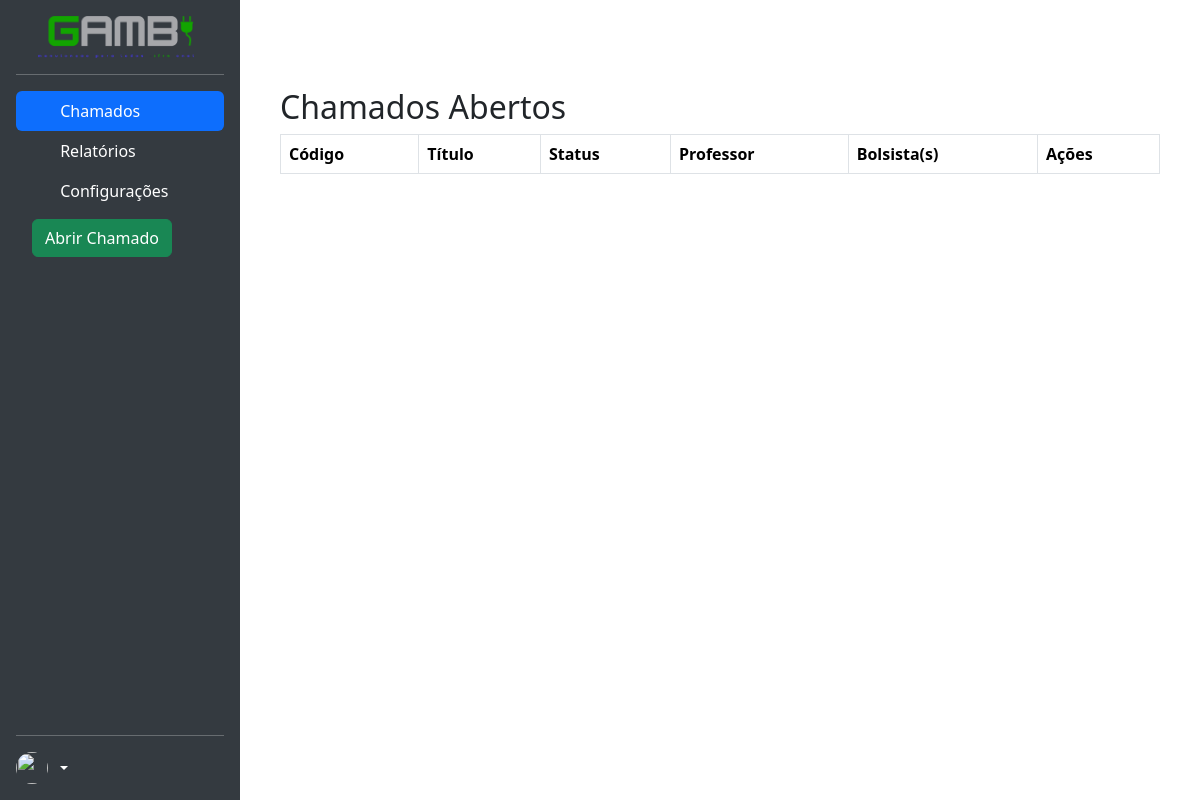
Page /dashboard/ on the earlier database version.
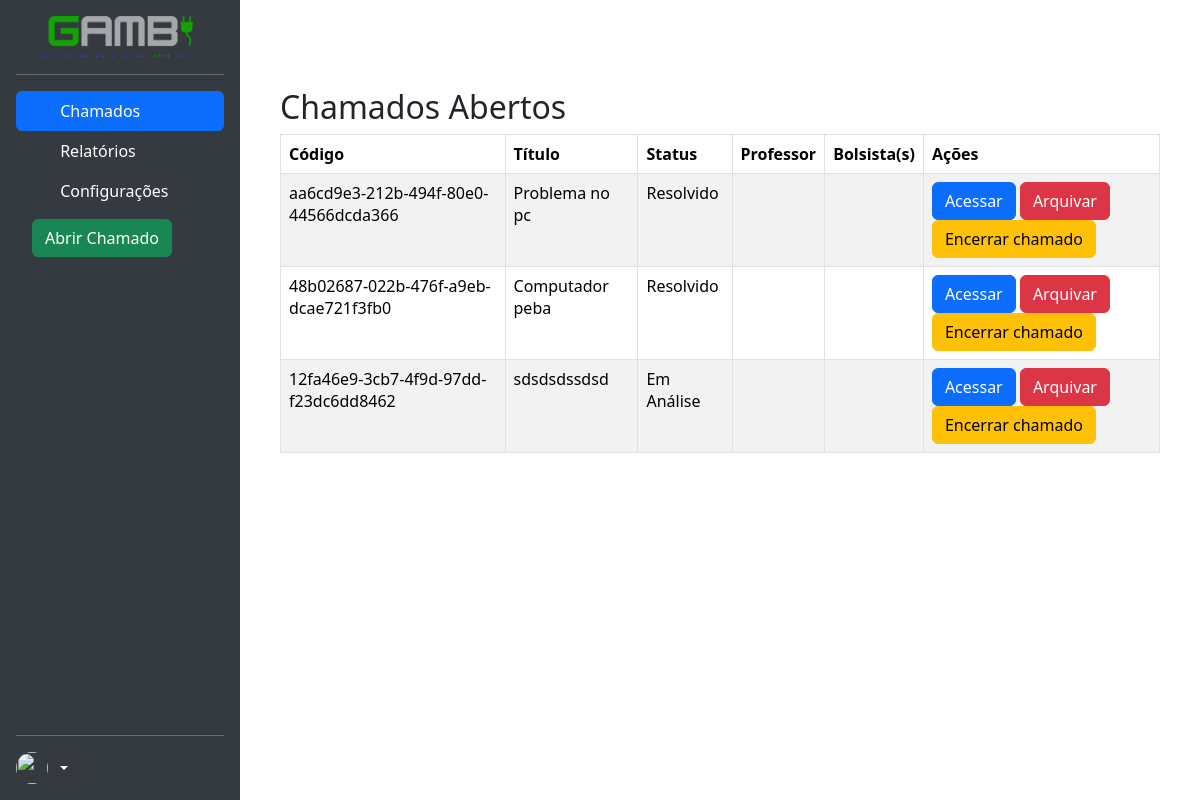
Same page on the later database version.
### gambiarra/models.py (models this page shows)
class Chamado(models.Model):
    titulo = models.CharField(max_length=50, default="")
    descricao = models.TextField(max_length=240, default="")
    code = models.UUIDField(default=uuid.uuid4)
    professor = models.ForeignKey(User, on_delete=models.CASCADE, related_name='chamados_professor', null=True)
    bolsistas = models.ManyToManyField(Bolsista)
    status = models.CharField(max_length=30, choices=STATUS_CHOICES, default="1")
    item = models.OneToOneField('Item', on_delete=models.CASCADE, null=True)
    cliente = models.ForeignKey(User, on_delete=models.CASCADE, related_name='chamados_cliente', null=True, blank=True)

### gambiarra/views.py (the view)
# urls.py: path('', views.DashboardView.as_view(), name='dashboard'),
class DashboardView(View):
    def get(self, request, *args, **kwargs):
        chamados = Chamado.objects.all().prefetch_related('bolsistas')
        context = {'chamados':chamados}
        return render(request, 'dashboard/index.html', context)

### gambiarra/templates/dashboard/index.html (shortened to what this page needs)
{% extends "dashboard/base.html" %}
{% load bootstrap5 %}
{% load static %}
{% block conteudo %}
<div class="container">
    <table class="table table-striped table-bordered table-hover">
        <h2>Chamados Abertos</h2>
        <thead>
            <tr>
                <th scope="col">Código</th>
                <th scope="col">Título</th>
                <th scope="col">Status</th>
                <th scope="col">Professor</th>
                <th scope="col">Bolsista(s)</th>
                <th scope="col">Ações</th>
            </tr>
        </thead>
        <tbody>
            {% for c in chamados %}
                <tr>
                    <td>
                        {{c.code}}
                    </td>
                    <td>
                        {{c.titulo}}
                    </td>
                    <td>
                        {{c.get_status_display}}
                    </td>
                    <td>
                    </td>
                    <td>
                    </td>
                    <td>
                        <a class="btn btn-primary" href="{% url 'gambiarra:detalhes' c.pk %}">Acessar</a>
                        <a class="btn btn-danger" href="#">Arquivar</a>
                        <a class="btn btn-warning" href="{% url 'gambiarra:encerrar' c.pk %}">Encerrar chamado</a>
                    </td>
                </tr>
            {% endfor %}
        </tbody>
    </table>
</div>
{% endblock %}

### gambiarra/templates/dashboard/base.html (shortened to what this page needs)
{% load static %}
{% load bootstrap5 %}
{% bootstrap_css %}
<!DOCTYPE html>
<html lang="en">
<head>
    <link href="https://cdn.jsdelivr.net/npm/bootstrap@5.3.3/dist/css/bootstrap.min.css" rel="stylesheet"
>
    <link rel="stylesheet" href="{% static 'gambiarra/css/dashboard.css'%}">
</head>
<body>
    <nav class="sidebar d-flex flex-column flex-shrink-0 p-3">
        <a href="{% url 'gambiarra:dashboard' %}" class="d-flex align-items-center justify-content-center mb-3 mb-md-0 me-md-auto text-white text-decoration-none">
          <img  class="bi me-2 img-fluid w-75" src="{% static 'gambiarra/img/logo.png' %}" alt="">
        </a>
        <hr>
        <ul class="nav nav-pills flex-column mb-auto">
          <li class="nav-item">
            <a href="#" class="nav-link active" aria-current="page">
              <svg class="bi me-2" width="16" height="16"><use xlink:href="#home"></use></svg>
              Chamados
            </a>
          </li>
          <li>
            <a href="#" class="nav-link text-white">
              <svg class="bi me-2" width="16" height="16"><use xlink:href="#speedometer2"></use></svg>
              Relatórios
            </a>
          </li>
          <li>
            <a href="#" class="nav-link text-white">
              <svg class="bi me-2" width="16" height="16"><use xlink:href="#table"></use></svg>
              Configurações
            </a>
          </li>
          <li>
            <a href="{% url 'gambiarra:abrir-chamado' %}" class="nav-link text-white">
              <button class="btn btn-success"> Abrir Chamado</button>
            </a>
          </li>
        </ul>
        <hr>
        <div class="dropdown">
          <a href="#" class="d-flex align-items-center text-white text-decoration-none dropdown-toggle" id="dropdownUser1" data-bs-toggle="dropdown" aria-expanded="false">
            <img src="https://github.com/mdo.png" alt="" width="32" height="32" class="rounded-circle me-2">
          </a>
        </div>
    </nav>
    <main class="main-content">
      <div class="container mt-5">
        {% block conteudo %}
        {% endblock %}
      </div>
    </main>
</body>
</html>

### gambiarra/templates/dashboard/base.html (style rules this page uses)
body { display: flex; height: 100vh; margin: 0; }
.sidebar { width: 20vw; height: 100vh; overflow-y: auto; background-color: #343a40; color: white; }
.main-content { width: 80vw; overflow-y: auto; }
.container { padding: 20px; }

Differences in the rows shown:
added Chamado: code "aa6cd9e3-212b-494f-80e0-44566dcda366", titulo "Problema no pc", status "Resolvido"
added Chamado: code "48b02687-022b-476f-a9eb-dcae721f3fb0", titulo "Computador peba", status "Resolvido"
added Chamado: code "12fa46e9-3cb7-4f9d-97dd-f23dc6dd8462", titulo "sdsdsdssdsd", status "Em Análise"
